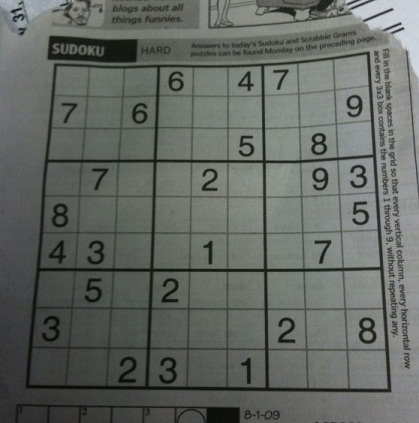
#> input picture 7. hafta/resim/sudoku.jpg, 419 x 423 px
$ python 14_3_cevap.py
#> lines starting #> are read from the running program, lines starting #| are printed output that depends on the picture; after the words box and inside, x2 and y2 are one past the last pixel; in counts of white or black regions, pixels touching at a corner belong together
"""
3 - Resmin istenilen bir bölgesini, farklı bir resmin aynı
    bölgesi ile değiştiren program
"""

import cv2 as cv


resim_sudoku = cv.imread("../resim/sudoku.jpg")
#> resim_sudoku is the input picture: shape (423, 419, 3); mean B, G, R 98.9, 103.6, 99.4
resim_bugday = cv.imread("../resim/bugday.jpg")
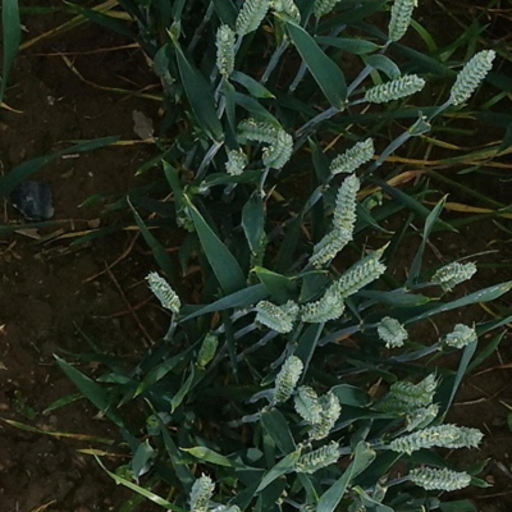
#> input picture 7. hafta/resim/bugday.jpg, 1024 x 1024 px (shown at 1/2 size)
#> resim_bugday is the input picture: shape (1024, 1024, 3); mean B, G, R 33.1, 47.3, 37.7

resim_bugday[50:400, 50:200] = resim_sudoku[50:400, 50:200]
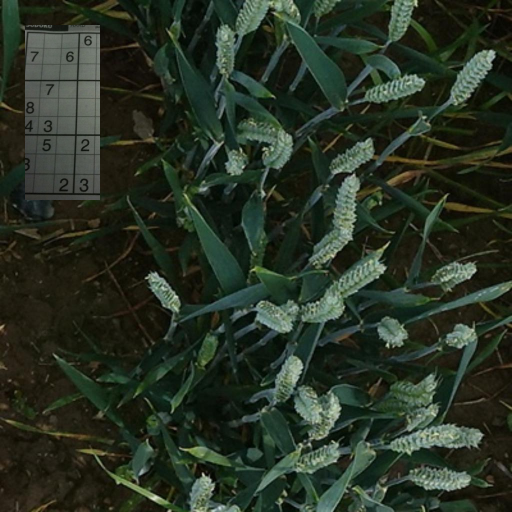
#> resim_bugday: shape (1024, 1024, 3) (shown at 1/2 size); 5.01% of pixels changed, all inside (x1, y1, x2, y2) = (50, 50, 200, 400)

cv.imshow("kirpilmis resim", resim_bugday)
cv.waitKey(0)
